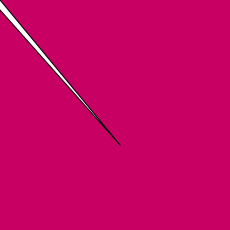
Frame 1 (no input)
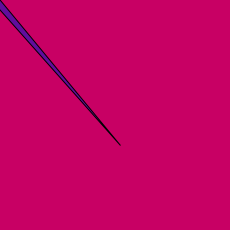
Frame 60 (the mouse pressed at the canvas centre just before this capture)
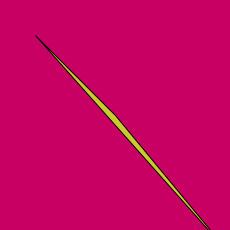
Frame 120 (the mouse held since frame 60 and released just before this capture)

The Processing sketch that drew these frames (run headless with seeded random() and noise(); from frame 60 on, the mouse is pressed at the canvas centre):

// Processing sketch: processing_168246
// ── processing_168246.pde

//colorfull crack
void setup(){
size(230,230);
}
void draw() {
 
  background(200,0,100); 
  
  triangle(mouseX,mouseY,mouseX-80,mouseY-80,mouseX+120,mouseY+145);
  fill(random(250),random(250),random(250));
}
